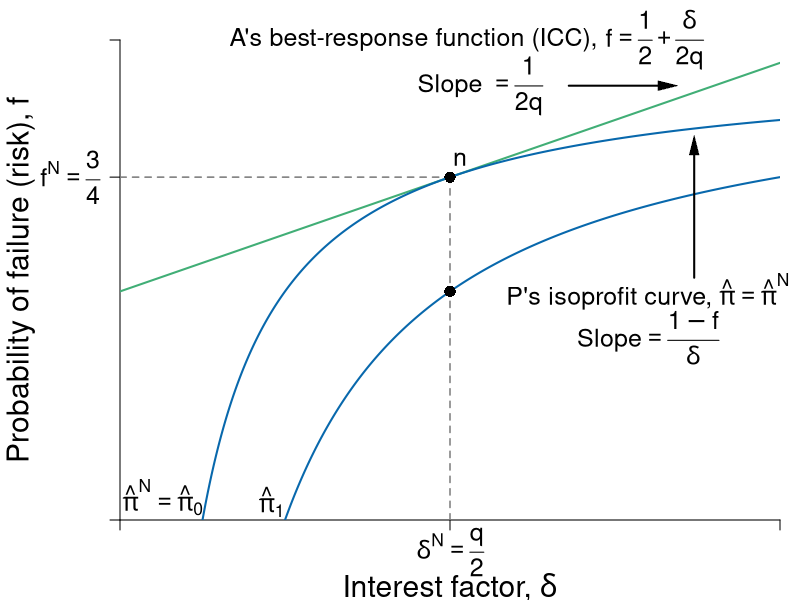

Here is the R script that generated this plot:
#Graph Designer: Simon Halliday, Scott Cohn, Harriet Brookes Gray
#Authors: Bowles and Halliday
#Title: Coordination, Conflict and Competition: A Text in Microeconomics

library(shape)
pdf(file = "credit/non_contractual_risk_sparse.pdf", width = 8, height = 6)

#Set parameters for graphics
pointsize <- 1.8
axislabelsize <- 1.8
labelsize <- 1.5
namesize <- 1.8
annotatesize <- 1.5
graphlinewidth <- 2
segmentlinewidth <- 1.5

COL <- c("#7fc97f", "#beaed4", "#fdc086", "#ffff99", "#386cb0", "#f0027f", "#bf5b17", "#666666")
COLA <- c("#e0f3db", "#99d8c9","#66c2a4","#41ae76", "#238b45", "#005824")
COLB <- c("#c6dbef", "#4eb3d3", "#2b8cbe", "#0868ac","#084081")
COLC <- c("#fcfbfd", "#efedf5", "#dadaeb", "#bcbddc", "#9e9ac8", "#807dba", "#6a51a3", "#54278f", "#3f007d")
grays <- gray.colors(25, start = 1, end = 0, alpha = 1)

#Edited the margins to cater for the larger LHS labels
par(mar =  c(4, 6, 2, 1))

brfFn <- function(delta, q = 1) {
  .5 + (delta / (2 * q)) 
}

PCFn <- function(delta, q = 1) {
  delta/q
}

isoreturnFn <- function(delta, pi=0.125) {
  1 - (pi)/delta
}


yFn <- function(d1, f1, q = 1){
  q*f1*(1 - f1) - d1*(1 - f1)
}

profitFn <- function(d1, q = 1){
  d1/2 - (1/(2*q))*(d1)^2
}

ylow <- function(delta, q = 1, ybar = 0.0625){
  (-sqrt(delta^2 - 2*delta*q + q^2 - 4*q*ybar) + delta + q)/(2*q)
}

yhigh <- function(delta, q = 1, ybar = 0.0625){
  (sqrt(delta^2 - 2*delta*q + q^2 - 4*q*ybar) + delta + q)/(2*q)
}

xlims <- c(0, 1)
ylims <- c(0, 1.05)

npts <- 501 
d1 <- seq(xlims[1], xlims[2], length.out = npts)
f1 <- seq(ylims[1], ylims[2], length.out = npts) 
a <- c(0.0625)

plot(0, 0, xlim = xlims, ylim = ylims, type = "n",
     xlab = expression(paste("")),
     ylab = expression(paste("")), 
     xaxt = "n", 
     yaxt = "n", 
     cex.lab = axislabelsize, 
     bty = "n", 
     xaxs = "i", 
     yaxs = "i"
)


ticksy <- c(ylims[1], brfFn(delta = 0.5), ylims[2])
ylabels <- c(NA, expression(paste(f^{N} == frac(3,4))), NA)
ticksx <- c(xlims[1], 0.5, xlims[2])
xlabels <- c(NA, NA, NA)
#xlabels <- c(NA, expression(paste(delta^{N} == frac(q,2))), NA)

axis(1, at = ticksx, pos = 0, labels = xlabels, cex.axis = labelsize)
axis(2, at = ticksy, pos = 0, labels = ylabels, las = 1, cex.axis = labelsize)

text(0.5, -0.07, expression(paste(delta^{N} == frac(q,2))), xpd = TRUE, cex = labelsize) 


npts <- 503 
xx1 <- seq(xlims[1], xlims[2], length.out = npts)
xx2 <- seq(0, 1, length.out = npts)

#xpoly1 <- seq(from = 0.168, to = 0.5, length.out = 500)
#ypoly1 <- ylow(xpoly1)
#ypoly2 <- isoreturnFn(xpoly1)
#polygon(x = c(xpoly1, rev(xpoly1)), y = c(ypoly1, rev(ypoly2)), col = COL[4], density = NULL, border = NA)


#Draw the graphs
lines(xx1, brfFn(xx1), col = COLA[4], lwd = graphlinewidth)
#lines(xx1, PCFn(xx1), col = COLA[2], lwd = graphlinewidth)
lines(xx1, isoreturnFn(xx1), col = COLB[4], lwd = graphlinewidth)

lines(xx1, isoreturnFn(xx1, pi = .25), col = COLB[4], lwd = graphlinewidth)

# PC
#segments(0, 0, xlims[2], xlims[2])

#Axis labels
mtext(expression(paste("Interest factor, ", delta)), side = 1, line = 3.3, cex = axislabelsize)
text(-0.15, 0.5*(ylims[2]), expression(paste("Probability of failure (risk), ", f)), xpd = TRUE, cex = axislabelsize, srt = 90) 


# contour(d1, f1,
#         outer(d1, f1, yFn),
#         drawlabels = FALSE,
#         col = COLA[3],
#         lwd = graphlinewidth,
#         levels = a,
#         xaxs = "i",
#         yaxs = "i",
#         add = TRUE)
# 

segments(0.5, 0, 0.5, brfFn(delta = 0.5), lty = 2, col = grays[20] , lwd = segmentlinewidth)
segments(0, brfFn(delta = 0.5), 0.5, brfFn(delta = 0.5), lty = 2, col = grays[20] , lwd = segmentlinewidth)

#Annotate points (4,4),(2,8),(8,2) on feasibility frontier
text(0.5 + 0.015, isoreturnFn(0.5) + 0.04, expression(paste(n)), cex = labelsize)
points(0.5, isoreturnFn(0.5), pch = 16, col = "black", cex = 1.5)

# text(0.5 + 0.015, isoreturnFn(0.5, pi = 0.25) + 0.04, expression(paste(c)), cex = labelsize)
points(0.5, isoreturnFn(0.5, pi = 0.25), pch = 16, col = "black", cex = 1.5)

#text(0.375 + 0.02, 0.6 + 0.03, expression(paste(b)), cex = labelsize)
#points(0.375, 0.6, pch = 16, col = "black", cex = 1.5)

#text(0.2, 0.85, expression(paste(y == y^{n})), cex = labelsize)

text(0.45, 1.05, expression(paste("A's best-response function (ICC), ")), cex = labelsize, xpd = TRUE)
text(0.81, 1.05, expression(paste(f == frac(1,2) + frac(delta, 2*q))), cex = labelsize, xpd =TRUE)

# text(0.1, 0.6, expression(paste("ICC")), cex = labelsize, xpd = TRUE)

text(0.5, 0.95, expression(paste("Slope")), cex = labelsize, xpd = TRUE)
text(0.6, 0.95, expression(paste(phantom()== frac(1,2*q))), cex = labelsize)

Arrows(0.68, 0.95, 0.83, 0.95, col = "black", lty = 1, lwd = 2, arr.type = "triangle", arr.lwd = 0.5)


#text(0.64, 0.4, expression(paste("A's participation")), cex = labelsize)
#text(0.64, 0.34, expression(paste("constraint")), cex = labelsize)
#text(0.64, 0.22, expression(paste(f == frac(delta, q))), cex = labelsize)
#Arrows(0.64, 0.44, 0.64, 0.58, col = "black", lty = 1, lwd = 2, arr.type = "triangle", arr.lwd = 0.5)


text(0.8, 0.5, expression(paste("P's isoprofit curve, ", hat(pi) == hat(pi)^{N})), cex = labelsize, xpd = TRUE)
text(0.8, 0.4, expression(paste("Slope", phantom() == frac(1-f,delta))), cex = labelsize, xpd = TRUE)
#text(0.7, 0.53, expression(paste(pi == pi^{N})), cex = labelsize, xpd = TRUE)
Arrows(0.87, 0.53, 0.87, 0.82, col = "black", lty = 1, lwd = 2, arr.type = "triangle", arr.lwd = 0.5)

#text(0.3, 0.13, expression(paste("Pareto-improving")), cex = labelsize)
#text(0.3, 0.07, expression(paste("lens")), cex = labelsize)
#Arrows(0.3, 0.18, 0.3, 0.5, col = "black", lty = 1, lwd = 2, arr.type = "triangle", arr.lwd = 0.5)

text(0.065, 0.05, expression(paste(hat(pi)^N == hat(pi)[0])), cex = labelsize)
text(0.23, 0.04, expression(paste(hat(pi)[1])), cex = labelsize)


dev.off()
